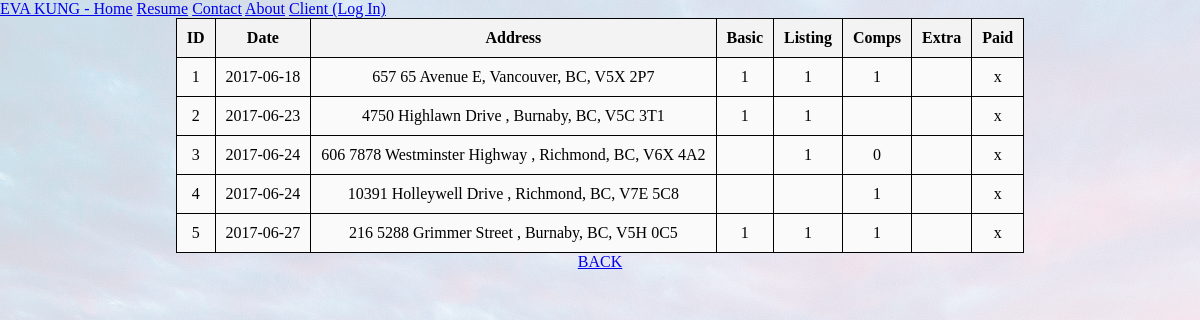
/date_table_june.php, run on an earlier commit of the app's database.
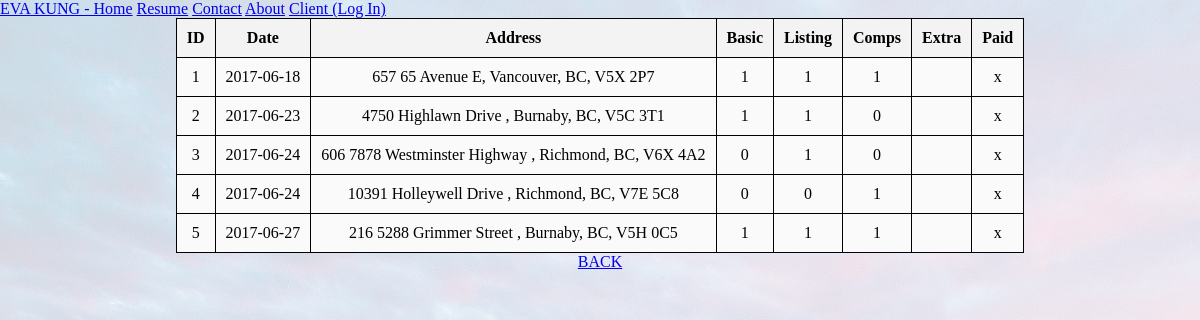
And on a later commit of the database.
### tables this page shows
CREATE TABLE `evakun5_addresses` (
  `Date` date DEFAULT NULL,
  `StreetNum` int(5) DEFAULT NULL,
  `StreetName` varchar(30) DEFAULT NULL,
  `StreetType` varchar(20) DEFAULT NULL,
  `Direction` varchar(2) DEFAULT NULL,
  `UnitNum` int(10) DEFAULT NULL,
  `City` varchar(20) DEFAULT NULL,
  `Province` varchar(2) DEFAULT NULL,
  `PostalCode` varchar(7) DEFAULT NULL,
  `Basic` int(11) DEFAULT NULL,
  `Listing` int(11) DEFAULT NULL,
  `Comps` int(11) DEFAULT NULL,
  `Extra` int(11) DEFAULT NULL,
  `Paid` varchar(3) DEFAULT NULL,
  `AID` int(11) NOT NULL
);

### date_table_june.php (the view, shortened to what this page needs)
<!DOCTYPE HTML>
<html lang="en">
<head>
  <link rel="stylesheet" type="text/css" href="styles/menubar.css">
  <link rel="stylesheet" type="text/css" href="styles/home.css">
  <link rel="stylesheet" type="text/css" href="styles/background.css">
  <link rel="stylesheet" type="text/css" href="styles/display_block.css">
  <link rel="stylesheet" type="text/css" href="styles/user.css">
</head>
<div class="menu_bar_top" id="menu_bar_top">
  <a href="#Home.html">EVA KUNG - Home</a>
  <a href="resume.html">Resume</a>
  <a href="#contact">Contact</a>
  <a href="#about">About</a>
  <a href="login.html">Client (Log In)</a>
</div>
<div class="display_block" id="display_block">
<?php
    $con=mysqli_connect("localhost", "evakun5", "Ek101092", "evakun5_database");
?>
<?php
    $result = mysqli_query($con,"SELECT * FROM `evakun5_addresses` WHERE `Date` < '2017-07-01'");
      echo "<table>";
      echo "<tr>";
      echo "<th> ID";
      echo "<th> Date";
      echo "<th> Address";
      echo "<th> Basic";
      echo "<th> Listing" ;
      echo "<th> Comps";
      echo "<th> Extra";
      echo "<th> Paid";
      while($row = mysqli_fetch_array($result)){
            $aid=$row['AID'];
            $date=$row['Date'];
            $street_num=$row['StreetNum'];
            $street_name=$row['StreetName'];
            $street_type=$row['StreetType'];
            $dir=$row['Direction'];
            $unit=$row['UnitNum'];
            $city= $row['City'];
            $province= $row['Province'];
            $postal_code= $row['PostalCode'];
            $basic= $row['Basic'];
            $listing= $row['Listing'];
            $comps=$row['Comps'];
            $extra=$row['Extra'];
            $paid= $row['Paid'];
            echo "</tr>";
            echo "<tr>";
            echo "<td>$aid";
            echo "<td>$date";
            echo "<td>".$unit." ".$street_num." ".$street_name." ".$street_type." ".$dir.", ".$city.", ".$province.", ".$postal_code;
            echo "<td>$basic";
            echo "<td>$listing";
            echo "<td>$comps";
            echo "<td>$extra";
            echo "<td>$paid";
            echo "</tr>";
    }
    echo "</table>";
?>
 <a href="user.php">BACK</a>
</div>
</body>
</html>

What changed in the data, as far as the page shows it:
changed evakun5_addresses "Highlawn": Comps (not shown) → "0"
changed evakun5_addresses "Westminster": Basic (not shown) → "0"
changed evakun5_addresses "Holleywell": Basic (not shown) → "0"; Listing (not shown) → "0"
